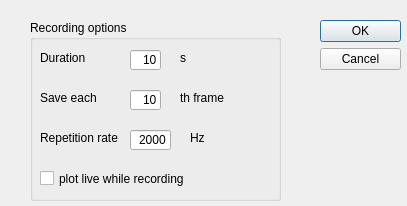
<?xml version="1.0" encoding="UTF-8"?>
<ui version="4.0">
 <class>Dialog</class>
 <widget class="QDialog" name="Dialog">
  <property name="geometry">
   <rect>
    <x>0</x>
    <y>0</y>
    <width>407</width>
    <height>206</height>
   </rect>
  </property>
  <property name="windowTitle">
   <string>Dialog</string>
  </property>
  <widget class="QDialogButtonBox" name="buttonBox">
   <property name="geometry">
    <rect>
     <x>320</x>
     <y>20</y>
     <width>81</width>
     <height>61</height>
    </rect>
   </property>
   <property name="orientation">
    <enum>Qt::Vertical</enum>
   </property>
   <property name="standardButtons">
    <set>QDialogButtonBox::Cancel|QDialogButtonBox::Ok</set>
   </property>
  </widget>
  <widget class="QGroupBox" name="groupBox_4">
   <property name="geometry">
    <rect>
     <x>30</x>
     <y>20</y>
     <width>251</width>
     <height>181</height>
    </rect>
   </property>
   <property name="title">
    <string>Recording options</string>
   </property>
   <widget class="QLabel" name="label_34">
    <property name="geometry">
     <rect>
      <x>160</x>
      <y>110</y>
      <width>16</width>
      <height>16</height>
     </rect>
    </property>
    <property name="text">
     <string>Hz</string>
    </property>
   </widget>
   <widget class="QLabel" name="label_36">
    <property name="geometry">
     <rect>
      <x>10</x>
      <y>30</y>
      <width>71</width>
      <height>16</height>
     </rect>
    </property>
    <property name="text">
     <string>Duration</string>
    </property>
   </widget>
   <widget class="QLineEdit" name="lineEdit_recording_duration">
    <property name="geometry">
     <rect>
      <x>100</x>
      <y>30</y>
      <width>31</width>
      <height>20</height>
     </rect>
    </property>
    <property name="text">
     <string>10</string>
    </property>
    <property name="alignment">
     <set>Qt::AlignRight|Qt::AlignTrailing|Qt::AlignVCenter</set>
    </property>
   </widget>
   <widget class="QLineEdit" name="lineEdit_write_every_nth">
    <property name="geometry">
     <rect>
      <x>100</x>
      <y>70</y>
      <width>31</width>
      <height>20</height>
     </rect>
    </property>
    <property name="text">
     <string>10</string>
    </property>
    <property name="alignment">
     <set>Qt::AlignRight|Qt::AlignTrailing|Qt::AlignVCenter</set>
    </property>
   </widget>
   <widget class="QLabel" name="label_32">
    <property name="geometry">
     <rect>
      <x>10</x>
      <y>110</y>
      <width>91</width>
      <height>16</height>
     </rect>
    </property>
    <property name="text">
     <string>Repetition rate</string>
    </property>
   </widget>
   <widget class="QLabel" name="label_35">
    <property name="geometry">
     <rect>
      <x>150</x>
      <y>70</y>
      <width>61</width>
      <height>16</height>
     </rect>
    </property>
    <property name="text">
     <string>th frame</string>
    </property>
   </widget>
   <widget class="QLabel" name="label_33">
    <property name="geometry">
     <rect>
      <x>10</x>
      <y>70</y>
      <width>71</width>
      <height>16</height>
     </rect>
    </property>
    <property name="text">
     <string>Save each </string>
    </property>
   </widget>
   <widget class="QLineEdit" name="lineEdit_rep_rate">
    <property name="geometry">
     <rect>
      <x>100</x>
      <y>110</y>
      <width>41</width>
      <height>20</height>
     </rect>
    </property>
    <property name="text">
     <string>2000</string>
    </property>
    <property name="alignment">
     <set>Qt::AlignRight|Qt::AlignTrailing|Qt::AlignVCenter</set>
    </property>
   </widget>
   <widget class="QLabel" name="label_37">
    <property name="geometry">
     <rect>
      <x>150</x>
      <y>30</y>
      <width>16</width>
      <height>16</height>
     </rect>
    </property>
    <property name="text">
     <string>s</string>
    </property>
   </widget>
   <widget class="QCheckBox" name="checkBox_plot_live_while_recording">
    <property name="geometry">
     <rect>
      <x>10</x>
      <y>150</y>
      <width>171</width>
      <height>17</height>
     </rect>
    </property>
    <property name="text">
     <string>plot live while recording</string>
    </property>
    <property name="checked">
     <bool>false</bool>
    </property>
   </widget>
  </widget>
 </widget>
 <resources/>
 <connections>
  <connection>
   <sender>buttonBox</sender>
   <signal>accepted()</signal>
   <receiver>Dialog</receiver>
   <slot>accept()</slot>
   <hints>
    <hint type="sourcelabel">
     <x>248</x>
     <y>254</y>
    </hint>
    <hint type="destinationlabel">
     <x>157</x>
     <y>274</y>
    </hint>
   </hints>
  </connection>
  <connection>
   <sender>buttonBox</sender>
   <signal>rejected()</signal>
   <receiver>Dialog</receiver>
   <slot>reject()</slot>
   <hints>
    <hint type="sourcelabel">
     <x>316</x>
     <y>260</y>
    </hint>
    <hint type="destinationlabel">
     <x>286</x>
     <y>274</y>
    </hint>
   </hints>
  </connection>
 </connections>
</ui>
